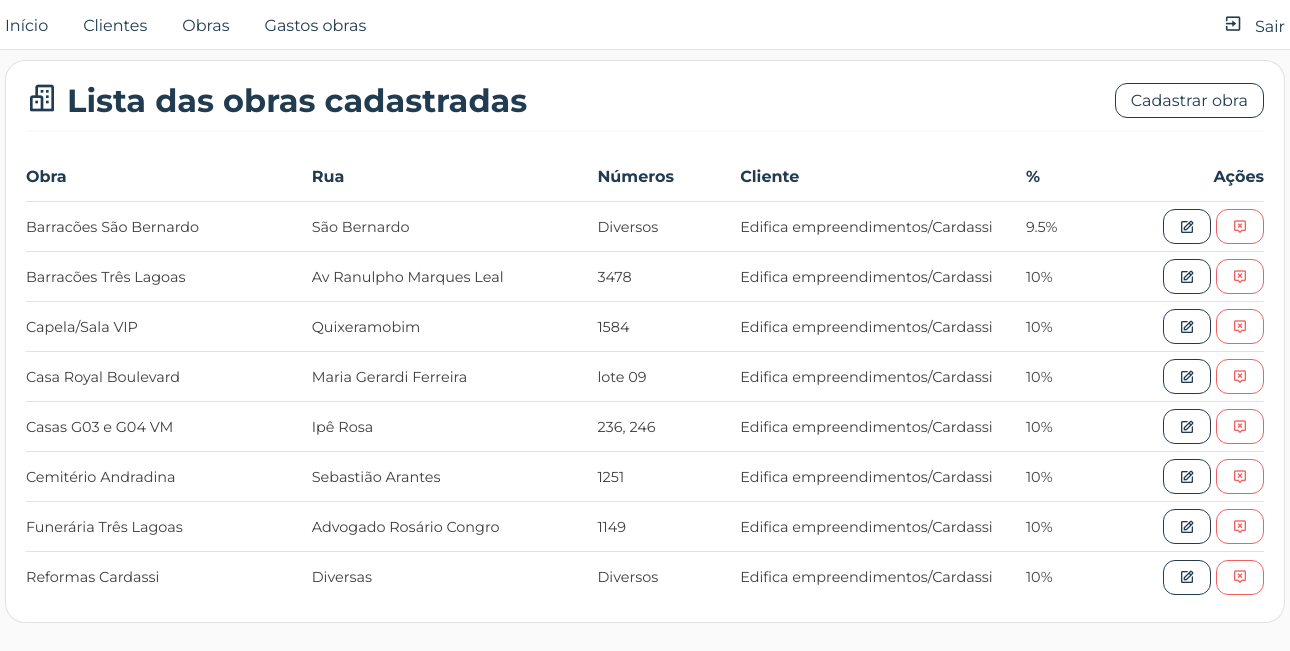
Before: /pages/front/listas/lista_obras.php (signed in) with the older database file.
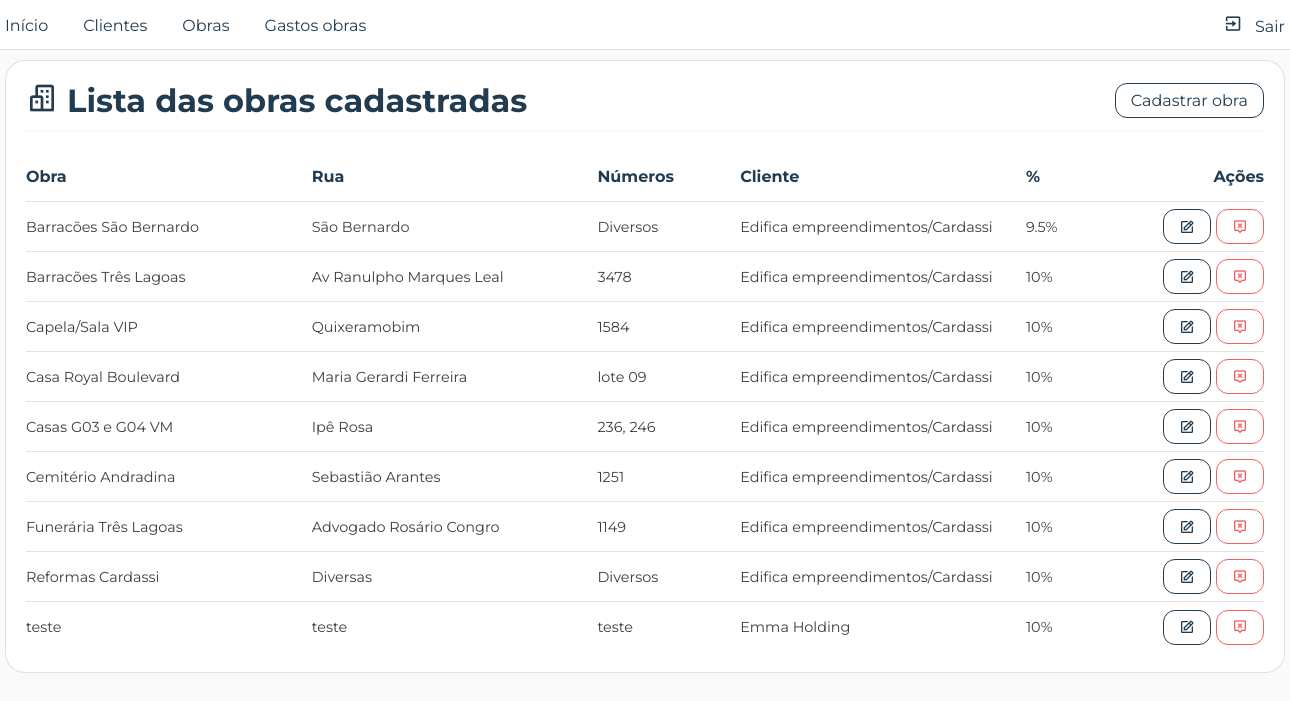
After: the same page with the newer database file.
### tables this page shows
CREATE TABLE `obras` (
  `id` int(11) NOT NULL,
  `nome` varchar(50) NOT NULL,
  `cpf_cnpj_cliente` varchar(20) NOT NULL,
  `id_cidade` int(11) NOT NULL,
  `rua` varchar(50) NOT NULL,
  `numObra` char(10) NOT NULL,
  `porcentagem_cobranca` char(5) NOT NULL
);

CREATE TABLE `clientes` (
  `cpf_cnpj` varchar(20) NOT NULL,
  `nome` varchar(50) NOT NULL,
  `tipo_cliente` char(2) DEFAULT NULL
);

### pages/back/listas/lista_obrasdb.php (called while the page is built)
<?php
   require_once(__DIR__."/../../conexao/connection.php");
   try {
      $query = $conn->prepare("SELECT
                                 O.id,
                                 O.nome AS nomeObra,
                                 O.rua,
                                 O.numObra,
                                 O.porcentagem_cobranca AS porcentagem,
                                 C.cpf_cnpj,
                                 C.nome AS nomeCliente,
                                 Ci.cidade
                               FROM obras O
                               INNER JOIN clientes C
                               ON O.cpf_cnpj_cliente = C.cpf_cnpj
                               INNER JOIN cidades Ci
                               ON O.id_cidade = Ci.id
                               ORDER BY nomeObra ASC");
      $query->execute();
      if($query) {
         $obras = $query->fetchAll(PDO::FETCH_ASSOC);
         return $obras;
      }
   } catch(PDOException $erro) {
      echo $erro;
      echo "Não foi possível recuperar as obras cadastradas";
      exit();
   }
?>

### pages/front/listas/lista_obras.php (the view, shortened to what this page needs)
<?php
   require_once(__DIR__."/../../back/listas/lista_obrasdb.php");
?>
<!DOCTYPE html>
<html lang="pt-br">
<head>
      <link rel="stylesheet" href="<?= BASE_URL; ?>css/reset.css">
      <link rel="stylesheet" href="<?= BASE_URL; ?>css/style.css">
      <link rel="stylesheet" href="<?= BASE_URL; ?>css/listas.css">
      <link rel="stylesheet" href="<?= BASE_URL; ?>css/table.css">
</head>
<body>
      <?php require_once(__DIR__."/../menu.php"); ?>
      <div class="container container_lista">
         <div class="row rowTitulo">
            <h1><i class='bx bx-buildings icon_titulo' ></i> Lista das obras cadastradas</h1>
            <nav>
               <a href="<?= BASE_URL; ?>pages/front/cadastros/cadastrar_obras.php" class="btn nav">Cadastrar obra</a>
            </nav>
         </div>
         <div class="row lista">
            <table class="tabela_gastos_obras">
               <tr class="linha_cabecalho">
                  <th class="f1-2">Obra</th>
                  <th class="f1-2">Rua</th>
                  <th class="f-6">Números</th>
                  <th class="f1-2">Cliente</th>
                  <th class="f-5">%</th>
                  <th class="f-5 celula_botoes_acoes">Ações</th>
               </tr>
               <?php
                  foreach($obras as $linha) {
               ?>
               <tr>
                  <td class="f1-2">
                     <p class=""><?= $linha['nomeObra']; ?></p>
                  </td>
                  <td class="f1-2">
                     <?= $linha['rua']; ?>
                  </td>
                  <td class="f-6">
                     <?= $linha['numObra']; ?>
                  </td>
                  <td class="f1-2">
                     <?= $linha['nomeCliente']; ?>
                  </td>
                  <td class="f-5">
                     <?= $linha['porcentagem'] != null ? $linha['porcentagem'].'%' : "Não definido"; ?>
                  </td>
                  <td class="f-5 celula_botoes_acoes">
                     <a href="<?= BASE_URL; ?>pages/front/edits/editar_obra.php?id=<?= $linha['id']; ?>" class="btn editar">
                        <i class='bx bx-edit'></i>
                     </a>
                     <a
                        href="<?= BASE_URL; ?>pages/back/excluir/excluir_obradb.php?id=<?= $linha['id']; ?>"
                        class="btn excluir"
                        onclick="confirmarExclusao(event, '')">
                        <i class='bx bx-message-alt-x'></i>
                     </a>
                  </td>
               </tr>
               <?php
                  }
               ?>
            </table>
         </div>
      </div>
</body>
</html>

### pages/front/menu.php (shortened to what this page needs)
<head>
   <link rel="stylesheet" href="<?= BASE_URL; ?>css/menu.css">
   <link href='https://unpkg.com/boxicons@2.1.4/css/boxicons.min.css' rel='stylesheet'>
</head>
<header>
   <div class="container">
      <nav>
         <ul>
            <li class="btnMenu"><a href="<?= BASE_URL; ?>?nomePag=Inicio">Início</a></li>
            <li class="btnMenu"><a href="<?= BASE_URL; ?>pages/front/listas/lista_clientes.php?nomePag=Clientes">Clientes</a></li>
            <li class="btnMenu"><a href="<?= BASE_URL; ?>pages/front/listas/lista_obras.php?nomePag=Obras">Obras</a></li>
            <li class="btnMenu"><a href="<?= BASE_URL; ?>pages/front/listas/lista_gastos_obras.php?nomePag=Gastos obras">Gastos obras</a></li>
         </ul>
         <ul>
            <li class="btnMenu btnSair"><a href="<?= BASE_URL; ?>pages/back/exit.php"><i class='bx bx-exit'></i> Sair</a></li>
         </ul>
      </nav>
   </div>
</header>

### css/style.css (style rules this page uses)
body { width: 100%; height: auto; padding: 60px 0 10px 0; background-color: var(--gelo); }
.container { width: 1280px; margin: 0 auto; }
.row { width: 100%; }
a.btn { width: fit-content; height: 35px; border-radius: 12px; display: block; padding: 0 15px; place-content: center; text-decoration: none; display: flex; gap: 5px; align-items: center; color: var(--gelo); font-size: 1rem; transition: all var(--trans02) ease; }

### css/variaveis.css (style rules this page uses)
:root { --cor-texto: rgba(26, 26, 26, 0.84); --cinza: rgba(26, 26, 26, 0.7); --cinza-claro: rgba(37, 37, 37, 0.438); --borda-card: rgba(37, 37, 37, 0.130); --realce: #213C51; --realce02: #173044; --gelo: #fafafa; --branco: #fff; --vermelho: #f16060; --vermelho02: #cc4545; --verde: #66ac5f; --bg-icon-card1: #ddf8e0; --co-icon-card1: #66ac5f; --bg-icon-card2: #ddf4f8; --co-icon-card2: #5f89ac; --bg-icon-card3: #e9ddf8; --co-icon-card3: #805fac; --bg-icon-card4: #f8eddd; --co-icon-card4: #ac8d5f; --trans02: .2s; --trans04: .4s; }

Changed rows visible on the page:
added obras: nome "teste", rua "teste", numObra "teste", clientes.nome "Emma Holding", porcentagem_cobranca "10"
